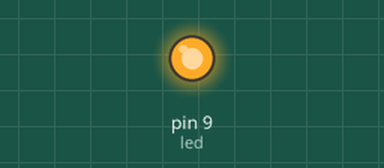
Bench run of a sketch on a simulated Arduino Uno, built with avr-gcc and run on an emulated ATmega328P. Shown: output pins drawn as LEDs (lit = HIGH).

Above: at 0.1 s.
Timing chart, 0 to 1.6 s (numbered marks = the images above):
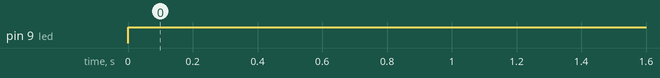

The sketch:

1_led_1s.ino
```cpp
//2
int led = 9;

void setup() {
  pinMode(led, OUTPUT);
}

void loop() {
  digitalWrite(led, HIGH);
}
```

Measured:
- by itself, pin 9 (led): LOW → HIGH at 0.00 s
